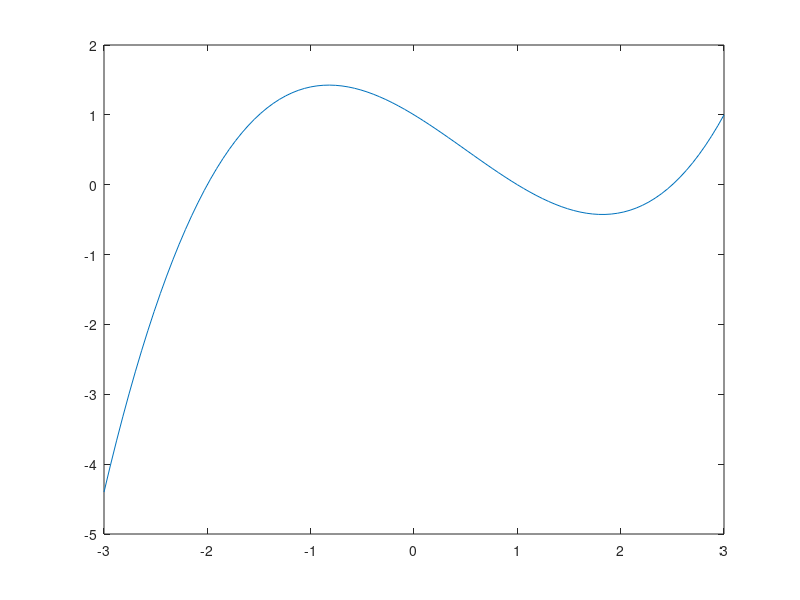

Here is the MATLAB script that generated this plot:
% i)

M = [1 -2 4 -8;1 3 9 27;1 1 1 1;1 0 0 0];
xb = [0;1;0;1];
x = M \ xb;

% ii)
t = linspace(-3,3);
p = 1 - 0.9 * t - 0.3 * t.^2 + 0.2 * t.^3;
plot(t,p);

% iii)
format rat
T1 = inv(M)